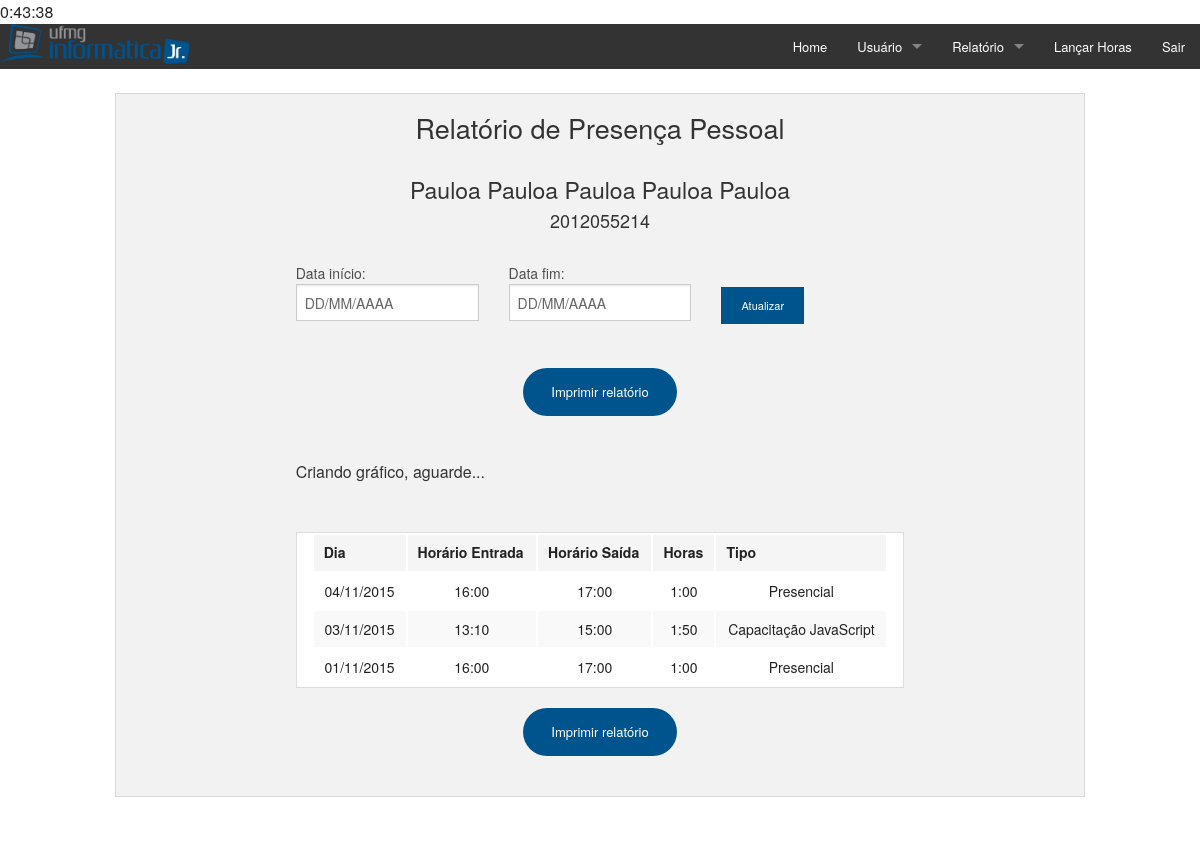
Before: /pages/relatorio_pessoal.php (signed in) with the older database file.
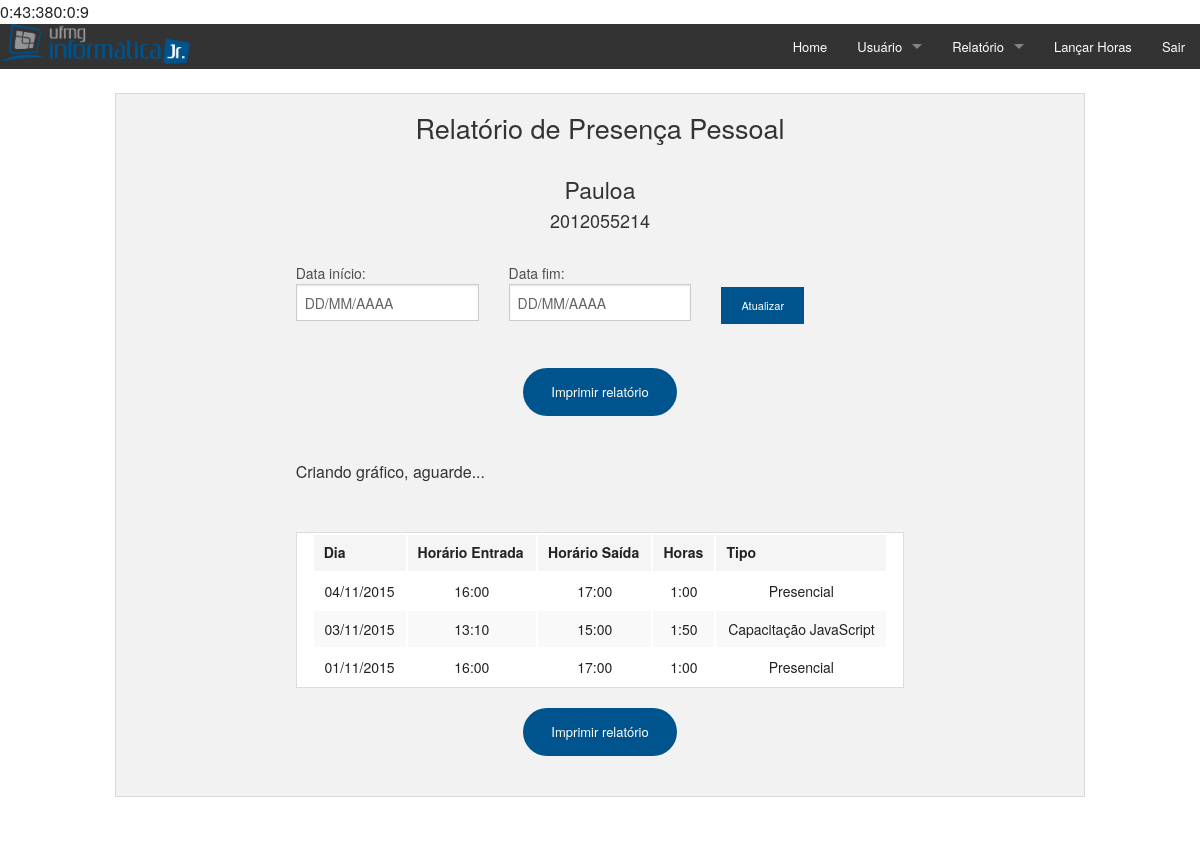
After: the same page with the newer database file.
### tables this page shows
CREATE TABLE IF NOT EXISTS `usuarios` (
  `matr` char(10) NOT NULL,
  `nome` varchar(50) NOT NULL,
  `senha` varchar(256) NOT NULL,
  `email_pessoal` char(50) NOT NULL,
  `email_profissional` varchar(50) DEFAULT NULL,
  `diretoria` int(11) DEFAULT NULL,
  `cargo` char(30) NOT NULL,
  `ingresso_faculdade` varchar(6) NOT NULL,
  `ingresso_empresa` varchar(45) DEFAULT NULL,
  `permissao` int(6) NOT NULL COMMENT 'admin ou comum',
  `conectado` int(11) NOT NULL COMMENT '1=CONECTADO; 0=NÃO CONECTADO',
  `data_criacao` datetime NOT NULL,
  `data_desligamento` datetime DEFAULT NULL,
  PRIMARY KEY (`matr`),
  UNIQUE KEY `email` (`email_pessoal`),
  KEY `diretoria` (`diretoria`),
  KEY `id_premissoes_idx` (`permissao`)
);

CREATE TABLE IF NOT EXISTS `presenca` (
  `id_presenca` int(6) unsigned NOT NULL AUTO_INCREMENT,
  `matr` char(10) NOT NULL,
  `data` datetime NOT NULL,
  `entrada` int(11) NOT NULL COMMENT '0: usuário bateu ponto para sair\n1: usuário bateu ponto para entrar',
  PRIMARY KEY (`id_presenca`),
  KEY `matr` (`matr`)
);

### pages/relatorio_pessoal.php (the view, shortened to what this page needs)
<!doctype html>
<?php
	require_once("connect/testmysql_p.php");
	$stmt = $conn->prepare("SELECT `data`, `entrada` FROM `presenca` WHERE `matr`=?;");
	$stmt->bind_param("s", $matricula);
	$matricula = $_SESSION['matricula'];
	$stmt->execute();
	$presenca = array("data" => array(),
					"entrada" => array());
	$stmt->bind_result($presenca_data, $presenca_entrada);
	$data_inicio = new DateTime();
	for($i=0; $stmt->fetch(); $i++) {
	    array_push($presenca['data'], $presenca_data);
	    array_push($presenca['entrada'], $presenca_entrada);
		$data_fim = new DateTime($presenca['data'][$i]);
		if($i > 0 && ($presenca['entrada'][$i-1] - $presenca['entrada'][$i]) == 1)
	    	echo date_diff($data_inicio, $data_fim)->format('%h:%i:%s');
		$data_inicio = clone $data_fim;
	}
	$stmt = $conn->prepare("SELECT `nome` FROM `usuarios` WHERE `matr`=?");
	$stmt->bind_param("s", $matricula);
	$stmt->execute();
	$stmt->bind_result($nomeUsuario);
?>
<html class="no-js" lang="en">
<head>
	<link rel="stylesheet" href="../css/foundation.css" />
    <link rel="stylesheet" href="../foundation-icons/foundation-icons.css" />
	<link rel="stylesheet" href="../css/foundation-datepicker.min.css" />
</head>
<body>
	<br>
	<div class="row">
		<div class="large-12 medium-10 large-push-0 medium-push-1 columns">
			<div class="panel">
				<h3 class="text-center">Relatório de Presença Pessoal</h3>
				<br>
				<div class="row">
					<div class="large-8 medium-10 large-push-2 medium-push-1 columns">
						<form>
							<div class="text-center">
								<h4><?php echo $nomeUsuario; ?></h4>
								<h5><?php echo $_SESSION['matricula'];?></h5>
							</div>
							<br>
							<div class="row">
								<div class="large-4 columns">
									<label> Data início: </label> <input type="text" id="data_inicio" placeholder="DD/MM/AAAA" class="fdatepicker" />
								</div>
								<div class="large-4 columns">
									<label> Data fim: </label> <input type="text" id="data_fim" placeholder="DD/MM/AAAA" class="fdatepicker" />
								</div>
								<div class="large-4 columns ">
									<br>
									<a href="#" class="tiny button">Atualizar </a>
								</div>
							</div>
							<br>
							<div class="row">
								<div class="large-12 columns text-center">
									<a href="#" class="small round button">Imprimir relatório </a>
								</div>
							</div>
							<br>
							<div class="row">
								<div class="large-12 columns">
									<div id="grafico">Criando gráfico, aguarde...</div>
								</div>
							</div>
							<br><br>
							<table class="large-12 small-12 columns">
								<thead>
									<tr>
										<th>Dia</th>
										<th>Horário Entrada</th>
										<th>Horário Saída</th>
										<th>Horas</th>
										<th>Tipo</th>
									</tr>
								</thead>
								<tbody>
									<tr>
										<td class="text-center">04/11/2015</td>
										<td class="text-center">16:00</td>
										<td class="text-center">17:00</td>
										<td class="text-center">1:00</td>
										<td class="text-center">Presencial</td>
									</tr>
									<tr>
										<td class="text-center">03/11/2015</td>
										<td class="text-center">13:10</td>
										<td class="text-center">15:00</td>
										<td class="text-center">1:50</td>
										<td class="text-center">Capacitação JavaScript</td>
									</tr>
									<tr>
										<td class="text-center">01/11/2015</td>
										<td class="text-center">16:00</td>
										<td class="text-center">17:00</td>
										<td class="text-center">1:00</td>
										<td class="text-center">Presencial</td>
									</tr>
								</tbody>
							</table>
							<div class="row">
								<div class="large-12 columns text-center">
									<a href="#" class="small round button">Imprimir relatório </a>
								</div>
							</div>
						</div>
					</div>
				</div>
				<br>
		</div>
	</div>
</body>
</html>

Changed rows visible on the page:
added presenca: format "0:0:9"
changed usuarios: nome "Pauloa Pauloa Pauloa Pauloa Pauloa" → "Pauloa"
